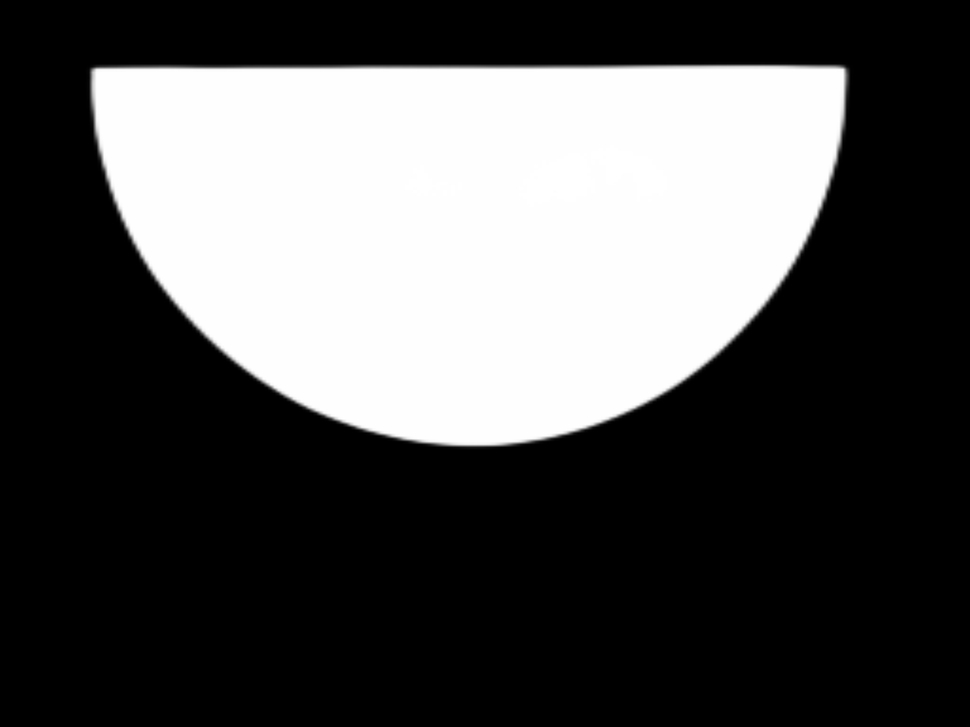
#> input picture image_png/DSC00322.png, 970 x 727 px, shrunk from 4224 x 3168 before the run
$ python circle_test_1200.py   (older library calls are emulated)
#> lines starting #> are read from the running program, lines starting #| are printed output that depends on the picture; after the words box and inside, x2 and y2 are one past the last pixel; in counts of white or black regions, pixels touching at a corner belong together
import numpy as np
from PIL import Image
import glob
import cv2
import pandas as pd
import matplotlib
import matplotlib.pyplot as plt
from skimage import morphology
from scipy import ndimage
matplotlib.use(backend='Qt5Agg')
plt.rcParams['font.sans-serif']=['Microsoft YaHei']

# img_path = './images/DSC00322.JPG'  # 1200万像素
img_path = './image_png/DSC00322.png'  # 1200万像素
img = cv2.imread(img_path)
#> img is the input picture: shape (727, 970, 3); min 0, max 255, mean 81.1
gray = cv2.cvtColor(img, cv2.COLOR_RGB2GRAY)
# [4 lines of commented-out code are left out]
ret, BW = cv2.threshold(gray, 120, 1, cv2.THRESH_BINARY)
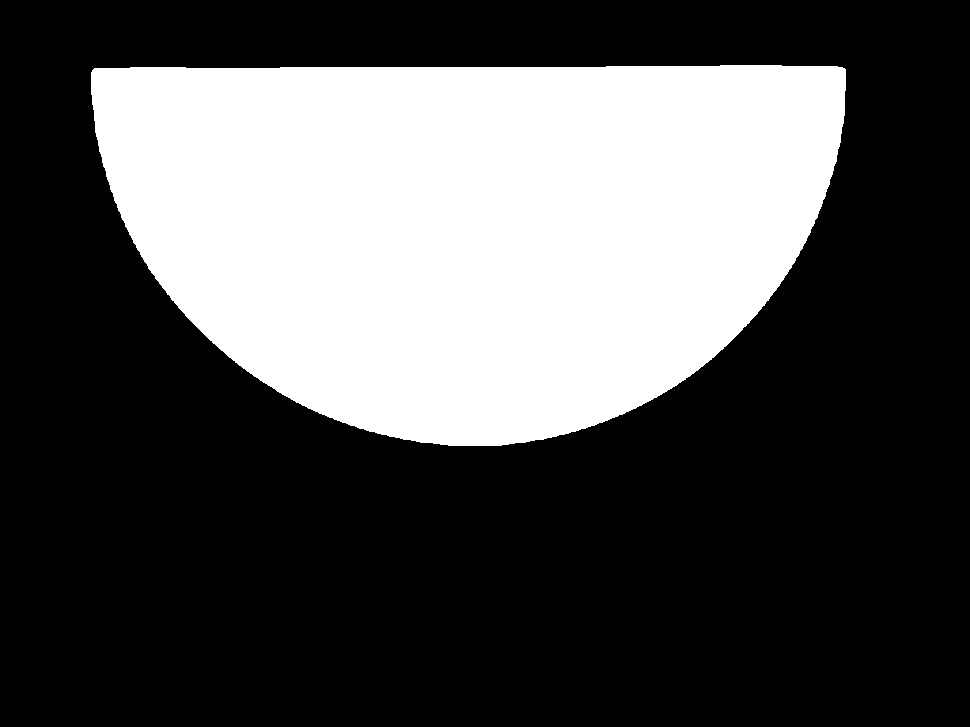
#> BW: shape (727, 970); values 0 (black) and 1 (white), 31.9% white; 1 white region, box (x1, y1, x2, y2) and area: (91, 65, 846, 446) 225270
# [5 lines of commented-out code are left out]

BW = ndimage.binary_fill_holes(BW).astype(np.uint8)
# [4 lines of commented-out code are left out]

(H, W) = BW.shape[:2]
#> H = 727; W = 970
area = H * W  # 图片面积
#> area = 705190
discard = 0.001  # 丢弃面积率
BW = morphology.remove_small_objects(BW > 0, discard*area, connectivity=2)
BW = BW.astype(np.uint8)

# 提取边缘
y, x = np.where(BW == 1)
df = pd.DataFrame({'x': x, 'y': y})
#> df = table of 225270 rows and 2 columns
data_group = df.groupby(['x']).max()
#> data_group = table of 755 rows and 1 columns
data_group.index.name = 'index'
data_group['x'] = data_group.index
data_group.sort_values('x', ascending=True, inplace=True)
x = np.array(data_group['x']).astype(np.int)
#> x = 755 values from 91 to 845
y = np.array(data_group['y']).astype(np.int)
#> y = 755 values, max 445 at index 357, min 90 at index 754, mean 364.2
plt.figure(3)
origin = cv2.imread('./images/DSC00322.JPG')
plt.imshow(origin)
plt.plot(x, y, color='blue', marker='o',  linewidth=0.5, markersize=5)
plt.show()
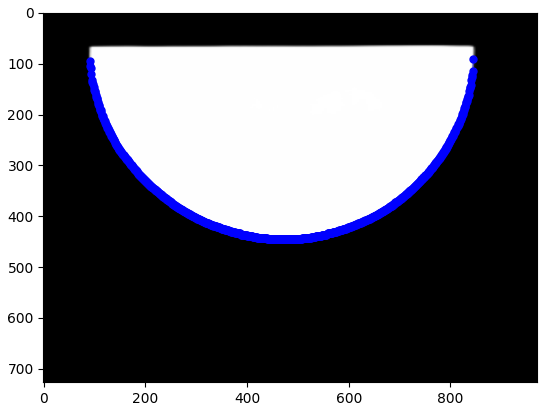
#> figure drawn by matplotlib, 1 panel
print("最大像素点为{}，最小像素点为{}，共有像素点为{}".format(max(x),min(x),max(x)-min(x)))
#| 最大像素点为845，最小像素点为91，共有像素点为754

# 提取比例因子
factor = 2/(max(x) - min(x))
#> factor = 0.00265

# 计算曲率
x = x * factor
#> x = 755 values from 0.241 to 2.24
y = y * factor
#> y = 755 values, max 1.18 at index 357, min 0.239 at index 754, mean 0.966
# [4 lines of commented-out code are left out]

length = len(x)
#> length = 755
delta = 200
K = np.zeros(length)
#> K = 755 values from 0 to 0

# 全部3274个像素，取局部600个像素
for i in range(delta, length-delta):
    # [11 lines of commented-out code are left out]
    c0 = np.polyfit(x[i - delta:i + delta], y[i - delta:i + delta], 4)  # 挠曲线系数
    c1 = np.array([c0[0] * 4, c0[1] * 3, c0[2]*2])  # 1阶导函数系数
    c2 = np.array([c1[0] * 3, c1[1]*2])  # 2阶导函数系数

    Y = np.poly1d(c0)
    ddy = np.poly1d(c2)
    dy = np.poly1d(c1)
    # y0[i] = Y(x[i])
    K[i] = ddy(x[i]) / ((1 + dy(x[i]) ** 2) ** (3 / 2))
#> this loop made 355 passes
#> (c0, c1, c2) on passes 1 to 3: ([-2.09, 7.49, -10.34, 6.92, -0.825], [-8.37, 22.47, -20.68], [-25.12, 44.95]), ([-1.96, 7.05, -9.83, 6.67, -0.783], [-7.84, 21.16, -19.67], [-23.51, 42.32]), ([-1.84, 6.67, -9.39, 6.45, -0.747], [-7.37, 20.01, -18.77], [-22.1, 40.02])
#> after the loop, K = 755 values, max 0.219 at index 365, min 0 at index 0, mean 0.0721

plt.figure(4)
s = np.array(range(length))
#> s = 755 values from 0 to 754
plt.plot(s, K)
plt.title('4次多项式拟合下半径为1的半圆曲率识别结果')
# plt.savefig('semicircle_3.png', dpi=1080)
plt.show()
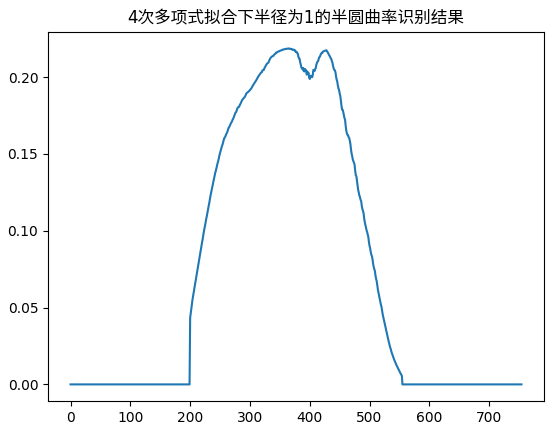
#> figure drawn by matplotlib, 1 panel; curve peaks at x = 365, y = 0.219
plt.close(4)

$ run again, with image_png/DSC00309.png copied over image_png/DSC00322.png
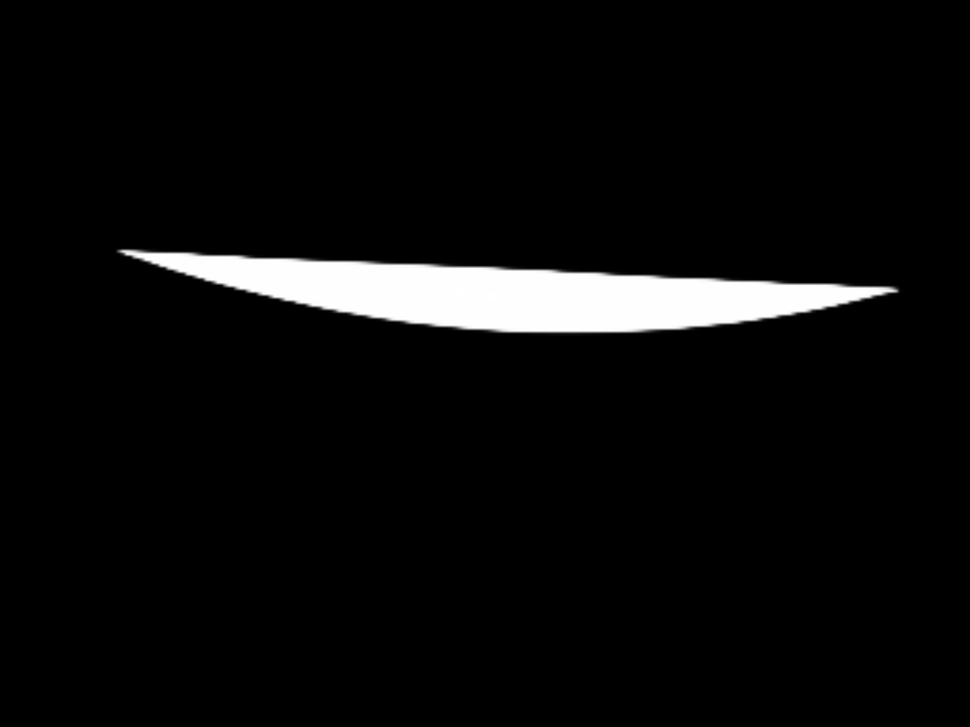
#> input picture image_png/DSC00309.png, 970 x 727 px, shrunk from 4224 x 3168 before the run
#> img is the input picture: shape (727, 970, 3); min 0, max 255, mean 11.8
#> `ret, BW = cv2.threshold(gray, 120, 1, cv2.THRESH_BINARY)`:
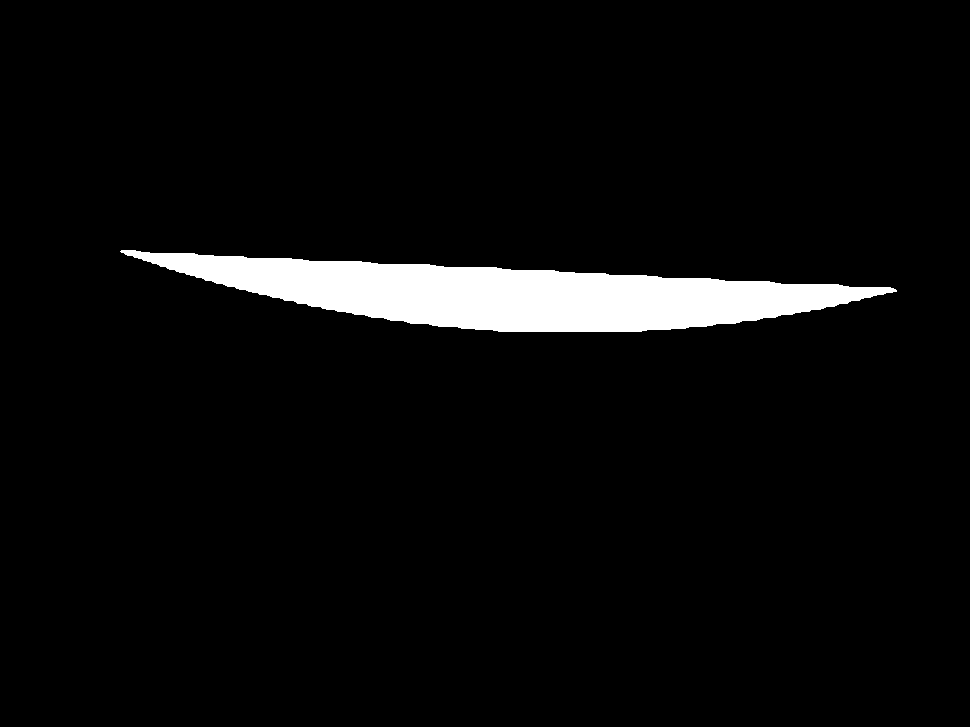
#> BW: shape (727, 970); values 0 (black) and 1 (white), 4.7% white; 1 white region, box (x1, y1, x2, y2) and area: (120, 250, 897, 332) 32860
#> df = table of 32860 rows and 2 columns
#> data_group = table of 777 rows and 1 columns
#> `x = np.array(data_group['x']).astype(np.int)`: x = 777 values from 120 to 896
#> `y = np.array(data_group['y']).astype(np.int)`: y = 777 values, max 331 at index 378, min 251 at index 0, mean 310.5
#| 最大像素点为896，最小像素点为120，共有像素点为776
#> factor = 0.00258
#> `x = x * factor`: x = 777 values from 0.309 to 2.31
#> `y = y * factor`: y = 777 values, max 0.853 at index 378, min 0.647 at index 0, mean 0.8
#> length = 777
#> the loop `for i in range(delta, length-delta):` made 377 passes
#> (c0, c1, c2) on passes 1 to 3: ([-0.0204, 0.067, -0.227, 0.483, 0.519], [-0.0817, 0.201, -0.454], [-0.245, 0.402]), ([-0.0196, 0.0635, -0.222, 0.48, 0.519], [-0.0782, 0.19, -0.444], [-0.235, 0.381]), ([-0.021, 0.0682, -0.228, 0.483, 0.519], [-0.0841, 0.205, -0.455], [-0.252, 0.409])
#> after the loop `for i in range(delta, length-delta):`: K = 777 values, max 0.539 at index 426, min -1.51 at index 319, mean -0.0691
#> `plt.show()`:
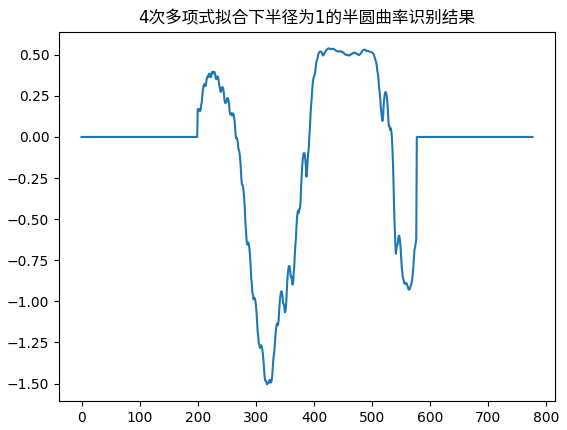
#> figure drawn by matplotlib, 1 panel; curve peaks at x = 426, y = 0.539

$ run again, with image_png/DSC00311.png copied over image_png/DSC00322.png
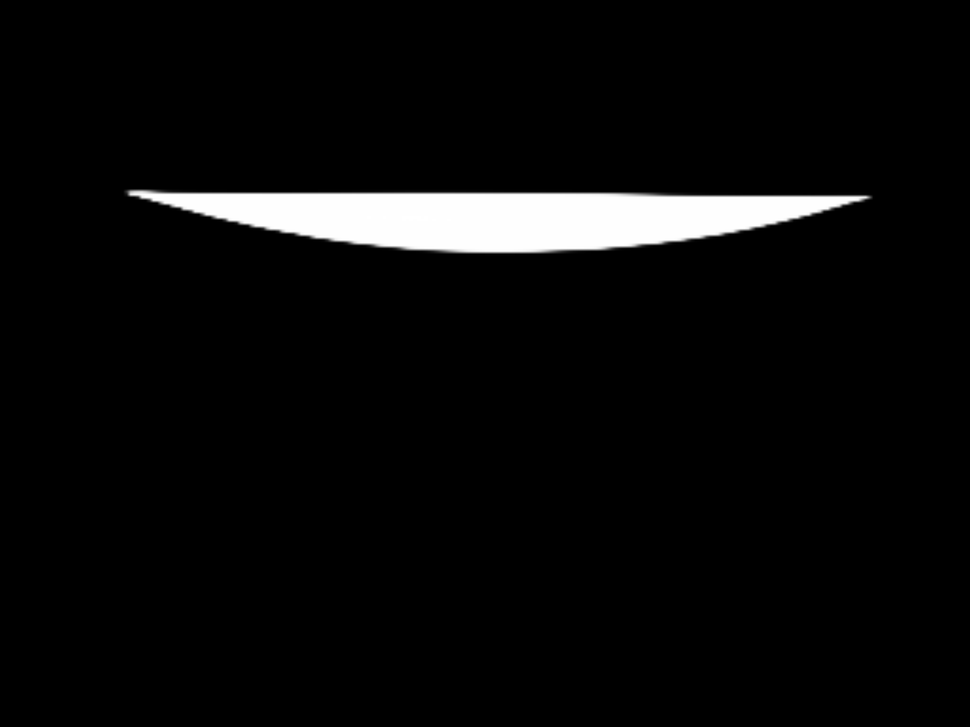
#> input picture image_png/DSC00311.png, 970 x 727 px, shrunk from 4224 x 3168 before the run
#> img is the input picture: shape (727, 970, 3); min 0, max 255, mean 10.7
#> BW: shape (727, 970); values 0 (black) and 1 (white), 4.2% white; 1 white region, box (x1, y1, x2, y2) and area: (129, 190, 869, 253) 29729
#> df = table of 29729 rows and 2 columns
#> data_group = table of 740 rows and 1 columns
#> `x = np.array(data_group['x']).astype(np.int)`: x = 740 values from 129 to 868
#> `y = np.array(data_group['y']).astype(np.int)`: y = 740 values, max 252 at index 331, min 194 at index 0, mean 233
#> `plt.show()`:
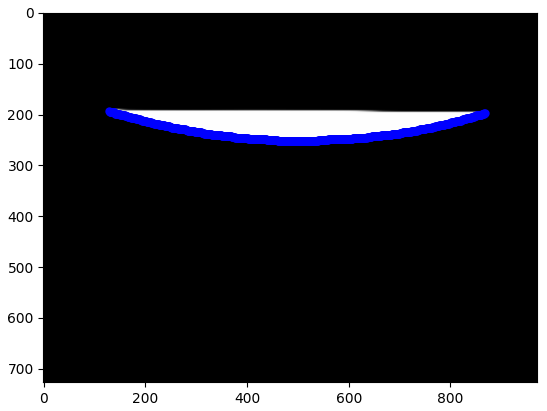
#> figure drawn by matplotlib, 1 panel
#| 最大像素点为868，最小像素点为129，共有像素点为739
#> factor = 0.00271
#> `x = x * factor`: x = 740 values from 0.349 to 2.35
#> `y = y * factor`: y = 740 values, max 0.682 at index 331, min 0.525 at index 0, mean 0.631
#> length = 740
#> the loop `for i in range(delta, length-delta):` made 340 passes
#> (c0, c1, c2) on passes 1 to 3: ([0.0264, -0.104, -0.00469, 0.331, 0.412], [0.105, -0.312, -0.00938], [0.316, -0.624]), ([0.0243, -0.096, -0.0156, 0.337, 0.411], [0.097, -0.288, -0.0311], [0.291, -0.576]), ([0.0198, -0.0791, -0.0387, 0.351, 0.408], [0.0793, -0.237, -0.0774], [0.238, -0.475])
#> after the loop `for i in range(delta, length-delta):`: K = 740 values, max 0.564 at index 246, min -0.816 at index 309, mean -0.0172
#> `plt.show()`:
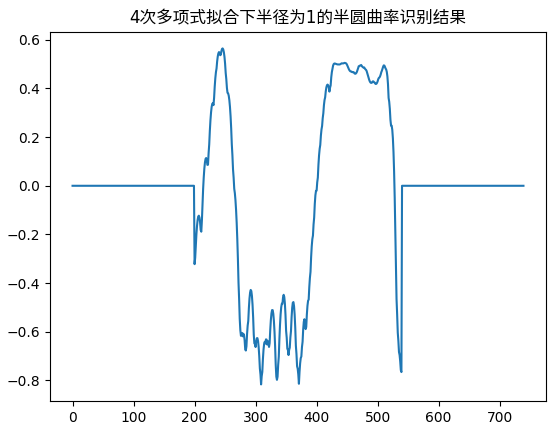
#> figure drawn by matplotlib, 1 panel; curve peaks at x = 246, y = 0.564
